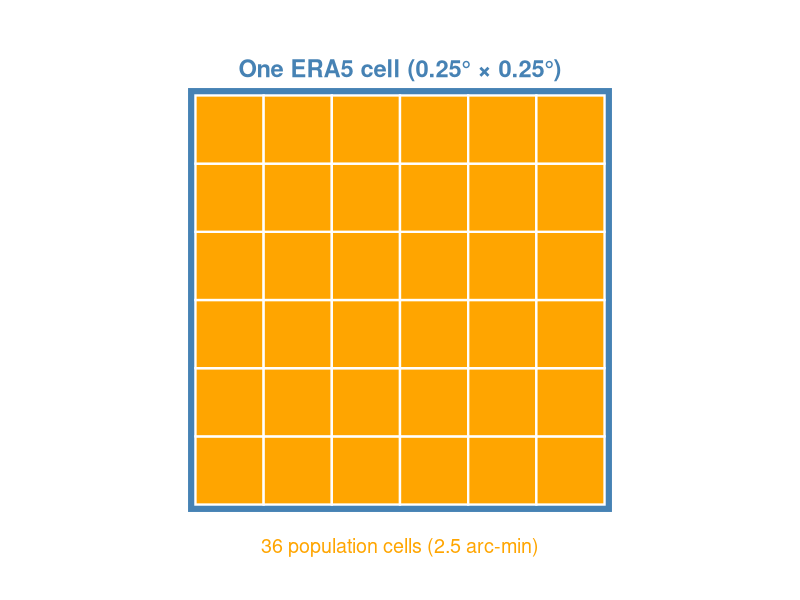
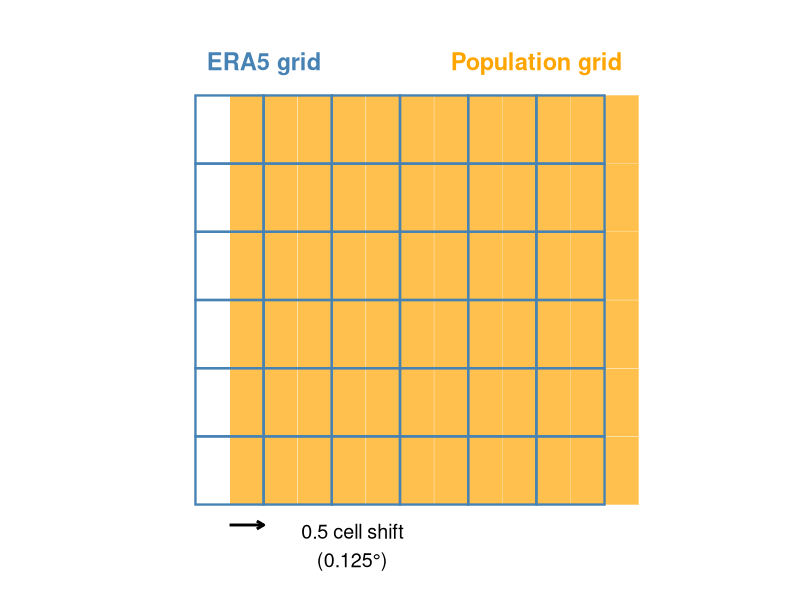
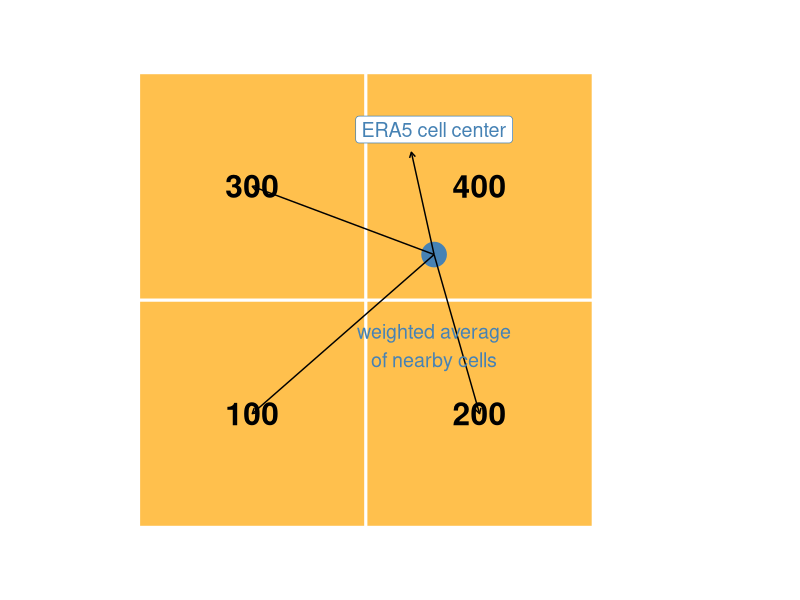
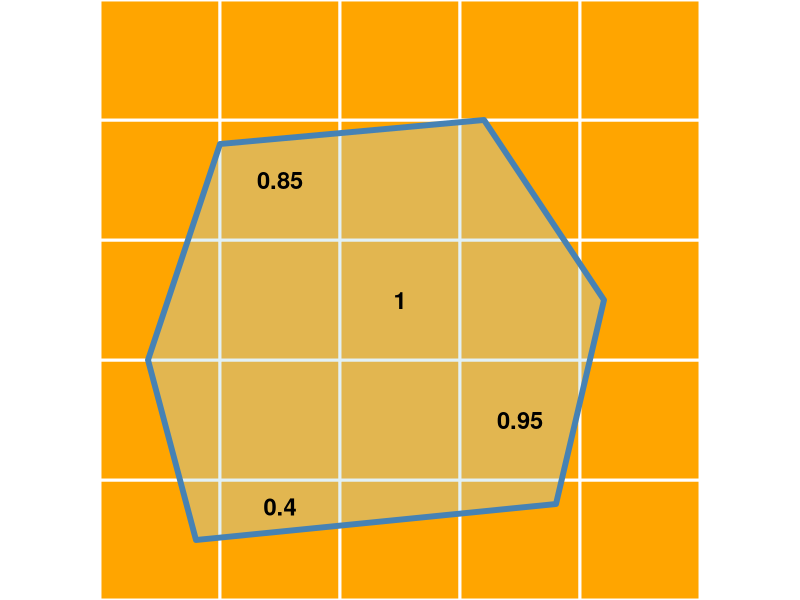

Write R code to recreate these figures, in order.
## ---- chunk 1
library(ggplot2)
library(dplyr)

# Population grid: 6x6 small cells
pop <- expand.grid(
  x = 0:5,
  y = 0:5
)

ggplot() +
  
  # ERA5 cell
  geom_rect(
    aes(
      xmin = 0, xmax = 6,
      ymin = 0, ymax = 6
    ),
    fill = "lightblue",
    alpha = 0.2,
    color = "steelblue",
    linewidth = 5
  ) +
  
  # Population cells
  geom_tile(
    data = pop,
    aes(
      x = x + 0.5,
      y = y + 0.5
    ),
    fill = "orange",
    color = "white",
    linewidth = 0.8
  ) +
  
  annotate(
    "text",
    x = 3,
    y = 6.4,
    label = "One ERA5 cell (0.25° × 0.25°)",
    color = "steelblue",
    size = 6,
    fontface = "bold"
  ) +
  
  annotate(
    "text",
    x = 3,
    y = -0.6,
    label = "36 population cells (2.5 arc-min)",
    color = "orange",
    size = 5
  ) +
  
  coord_equal() +
  theme_void() +
  xlim(-0.5, 6.5) +
  ylim(-1, 7)

## ---- chunk 2
# Population grid (aligned at integers)
pop <- expand.grid(
  x = 0:5,
  y = 0:5
)

# ERA5 grid shifted by half a cell
era <- pop
era$x <- era$x-0.5

ggplot() +
  
  # Population grid
  geom_tile(
    data = pop,
    aes(
      x = x + 0.5,
      y = y + 0.5
    ),
    fill = "orange",
    color = "white",
    alpha = 0.7
  ) +
  
  # ERA5 grid (shifted)
  geom_rect(
    data = era,
    aes(
      xmin = x,
      xmax = x + 1,
      ymin = y,
      ymax = y + 1
    ),
    fill = NA,
    color = "steelblue",
    linewidth = 0.8
  ) +
  
  annotate(
    "segment",
    x = 0,
    xend = 0.5,
    y = -0.3,
    yend = -0.3,
    arrow = arrow(length = unit(0.2, "cm")),
    linewidth = 1
  ) +
  
  annotate(
    "text",
    x = 1.8,
    y = -0.6,
    label = "0.5 cell shift\n(0.125°)",
    size = 5
  ) +
  
  annotate(
    "text",
    x = 4.5,
    y = 6.5,
    label = "Population grid",
    color = "orange",
    size = 6,
    fontface = "bold"
  ) +
  
  annotate(
    "text",
    x = 0.5,
    y = 6.5,
    label = "ERA5 grid",
    color = "steelblue",
    size = 6,
    fontface = "bold"
  ) +
  
  coord_equal() +
  theme_void() +
  xlim(-1, 6) +
  ylim(-1, 7)

## ---- chunk 3
cells <- data.frame(
  xmin = c(0, 1, 0, 1),
  xmax = c(1, 2, 1, 2),
  ymin = c(0, 0, 1, 1),
  ymax = c(1, 1, 2, 2),
  value = c(100, 200, 300, 400)
)

ggplot() +
  
  geom_rect(
    data = cells,
    aes(
      xmin = xmin,
      xmax = xmax,
      ymin = ymin,
      ymax = ymax
    ),
    fill = "orange",
    color = "white",
    alpha = 0.7,
    linewidth = 1
  ) +
  
  geom_text(
    data = cells,
    aes(
      x = (xmin + xmax)/2,
      y = (ymin + ymax)/2,
      label = value
    ),
    size = 8,
    fontface = "bold"
  ) +
  
  # target location
  geom_point(
    aes(x = 1.3, y = 1.2),
    color = "steelblue",
    size = 8
  ) +
  
  annotate(
    "label",
    x = 1.3,
    y = 1.75,
    label = "ERA5 cell center",
    color = "steelblue",
    fill = "white",
    size = 5
  ) +
  
  geom_segment(
    aes(x = 1.3, y = 1.2, xend = 0.5, yend = 0.5),
    arrow = arrow(length = unit(0.15, "cm"))
  ) +
  
  geom_segment(
    aes(x = 1.3, y = 1.2, xend = 1.5, yend = 0.5),
    arrow = arrow(length = unit(0.15, "cm"))
  ) +
  
  geom_segment(
    aes(x = 1.3, y = 1.2, xend = 0.5, yend = 1.5),
    arrow = arrow(length = unit(0.15, "cm"))
  ) +
  
  geom_segment(
    aes(x = 1.3, y = 1.2, xend = 1.2, yend = 1.65),
    arrow = arrow(length = unit(0.15, "cm"))
  ) +
  
  annotate(
    "text",
    x = 1.3,
    y = 0.8,
    label = "weighted average\nof nearby cells",
    color = "steelblue",
    size = 5
  ) +
  
  coord_equal() +
  theme_void() +
  xlim(-0.2, 2.5) +
  ylim(-0.2, 2.2)
## ---- chunk 4
library(sf)
cells <- expand.grid(
  x = 0:4,
  y = 0:4
)

# Irregular country polygon
country <- st_polygon(list(rbind(
  c(0.8,0.5),
  c(3.8,0.8),
  c(4.2,2.5),
  c(3.2,4.0),
  c(1.0,3.8),
  c(0.4,2.0),
  c(0.8,0.5)
))) |> st_sfc()

ggplot() +
  
  geom_tile(
    data = cells,
    aes(
      x = x + 0.5,
      y = y + 0.5
    ),
    fill = "orange",
    color = "white",
    linewidth = 1
  ) +
  
  geom_sf(
    data = country,
    fill = "lightblue",
    alpha = 0.35,
    color = "steelblue",
    linewidth = 2,
    inherit.aes = FALSE
  ) +
  
  # Example partial cells
  annotate(
    "text",
    x = 3.5,
    y = 1.5,
    label = "0.95",
    size = 6,
    fontface = "bold"
  ) +
  
  annotate(
    "text",
    x = 1.5,
    y = 0.78,
    label = "0.4",
    size = 6,
    fontface = "bold"
  ) +
  
  annotate(
    "text",
    x = 2.5,
    y = 2.5,
    label = "1",
    size = 6,
    fontface = "bold"
  ) +
  
  annotate(
    "text",
    x = 1.5,
    y = 3.5,
    label = "0.85",
    size = 6,
    fontface = "bold"
  ) +
  
  coord_sf(expand = FALSE) +
  theme_void()
